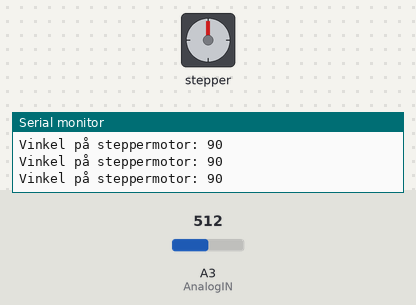
This sketch was run on a simulated Arduino Uno, built with avr-gcc and run on an emulated ATmega328P. On the bench: stepper motor, the last lines printed to the serial monitor. The inputs (shaded band) are chosen by the test bench; at power-on: A3 (AnalogIN) = 512. Stepper angles assume 2048 steps per turn.

Above: at 1.2 s.
1.3 s: A3 (AnalogIN) set to 498
4.3 s: A3 (AnalogIN) set to 306
At 5.1 s:
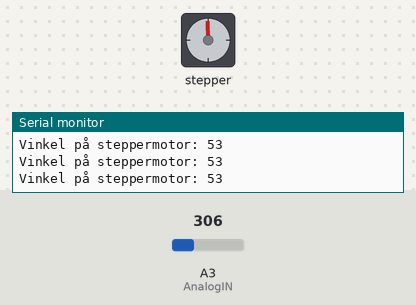
5.9 s: A3 (AnalogIN) set to 122
At 6.9 s:
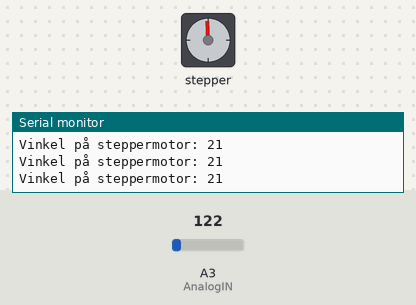
Timing chart, 0 to 8.9 s (numbered marks = the images above; inputs shaded):
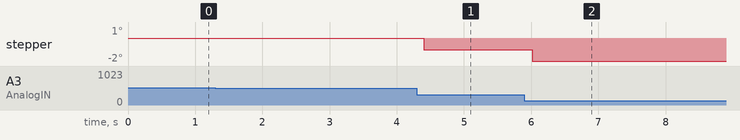

The sketch:

SteppermotorMpotentiometer.ino
```cpp
#include <Stepper.h>

const int stepsPerRevolution = 2048;
Stepper myStepper = Stepper(stepsPerRevolution, 8, 10, 9, 11);
float stepsPerDegree = 2048.0/360.0;
const int AnalogIN = A3;
int Pv = 0;
int potV = 0;

// the setup routine runs once when you press reset:
void setup() {
  myStepper.setSpeed(2);
  Serial.begin(9600);
  pinMode(AnalogIN, INPUT);
}

// the loop routine runs over and over again forever:
void loop() {

  // Læser værdi fra potentiometer, og omdanner til værdi mellem 0 og 180, altså 0 grader og 180 grader.
  potV  = map(analogRead(AnalogIN), 0, 1023, 0, 180);

  if ( potV > Pv ) {
    Serial.println("Stepper motoren stepper 1 grad frem, hver gang potentiometeret øges med en værdi på 1");
     myStepper.step(stepsPerDegree);

  }
  if ( potV < Pv ) {
    Serial.println("Stepper motoren stepper 1 grad tilbage, hver gang potentiometeret reduceres med en værdi på 1");
    myStepper.step(-stepsPerDegree);
  }

  Pv = potV;

  Serial.println("Vinkel på steppermotor: " + String(potV));

}
```
